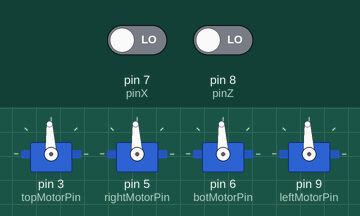
Bench run of a sketch on a simulated Arduino Uno, built with avr-gcc and run on an emulated ATmega328P. On the bench: 4 × servo. The inputs (shaded band) are chosen by the test bench; at power-on: pin 7 (pinX) LOW, pin 8 (pinZ) LOW.

Above: at 1.2 s.
1.3 s: pin 7 (pinX) driven HIGH
At 2.1 s:
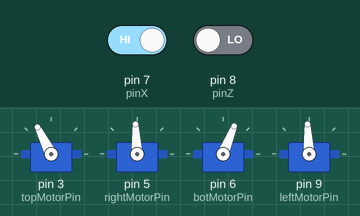
2.8 s: pin 8 (pinZ) driven HIGH
At 3.2 s:
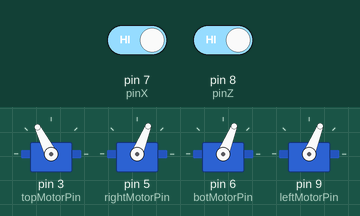
4.3 s: pin 7 (pinX) driven LOW
At 5.5 s:
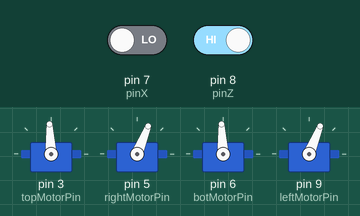
5.8 s: pin 8 (pinZ) driven LOW
At 6.7 s:
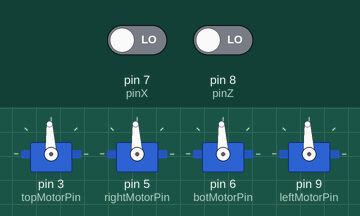
Timing chart, 0 to 8.3 s (numbered marks = the images above; inputs shaded):
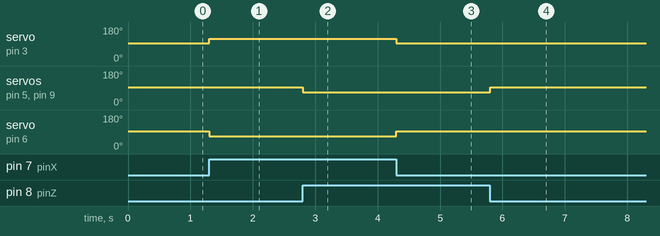

Measured:
- after the input at 1.3 s, servo on pin 3 (topMotorPin): 93° → 117° at once; servo on pin 6 (botMotorPin): 93° → 68° at once
- after the input at 2.8 s, servo on pin 5 (rightMotorPin), servo on pin 9 (leftMotorPin): 93° → 68° at once
- after the input at 4.3 s, servo on pin 3 (topMotorPin): 117° → 93° at once; servo on pin 6 (botMotorPin): 68° → 93° at once
- after the input at 5.8 s, servo on pin 5 (rightMotorPin), servo on pin 9 (leftMotorPin): 68° → 93° at once

The sketch:

MotorController.ino
```cpp
#include <Servo.h>

//Arduino Motor PWM Pin Setup
const int topMotorPin = 3;
const int rightMotorPin = 5;
const int botMotorPin = 6;
const int leftMotorPin = 9;

//Motor Signal Input Pins from Rasp Pi Setup
const int pinX = 7;
const int pinZ = 8;

Servo topMotor;
Servo rightMotor;
Servo botMotor;
Servo leftMotor;

int power = 50; //50% power
int signalX;
int signalZ;

void setup() {
  Serial.begin(9600);

  //Motors
  pinMode(topMotorPin,OUTPUT);
  pinMode(rightMotorPin,OUTPUT);
  pinMode(botMotorPin,OUTPUT);
  pinMode(leftMotorPin,OUTPUT);
  topMotor.attach(topMotorPin);
  rightMotor.attach(rightMotorPin);
  botMotor.attach(botMotorPin);
  leftMotor.attach(leftMotorPin);

  //Inputs
  pinMode(pinX, INPUT);
  pinMode(pinZ, INPUT);
}

void loop() {
  //Receiving motor signals from Raspberry Pi
  signalX = digitalRead(pinX);
  signalZ = digitalRead(pinZ);

  //Applying power to motors
  moveX(signalX, power);
  moveZ(signalZ, power);
}


//Functions-------------------------------------------------------------
int moveX(int signal, int power){
  if(signal == 0){
    power = 0;
  }
  topMotor.write(map(power,-100,100,1000,2000));
  botMotor.write(map(-power,-100,100,1000,2000));
}

int moveZ(int signal, int power){
  if(signal == 0){
    power = 0;
  }
  rightMotor.write(map(-power,-100,100,1000,2000));
  leftMotor.write(map(-power,-100,100,1000,2000));
}
```
